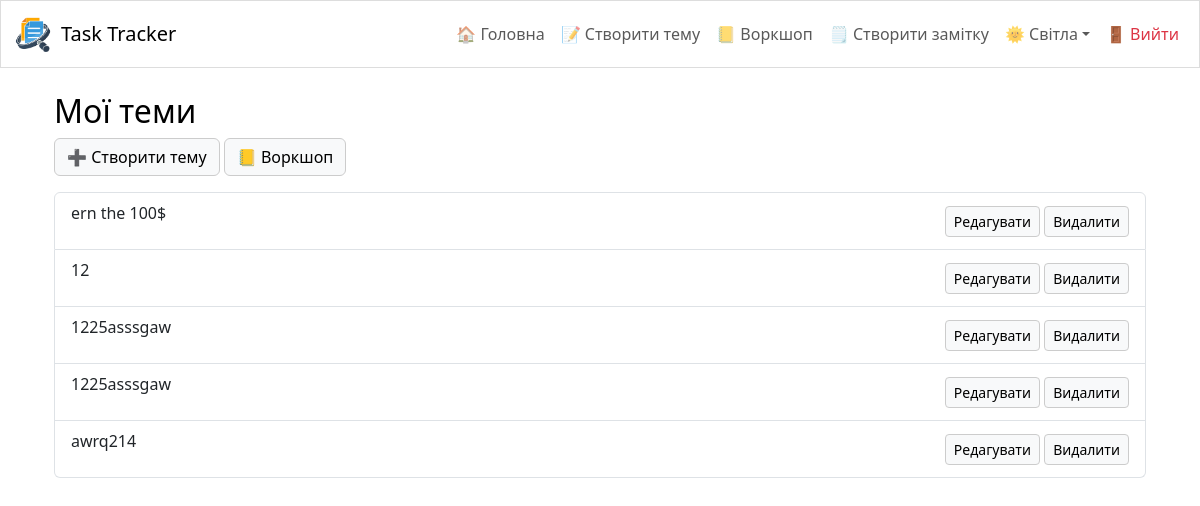
The app's page / (signed in), older data.
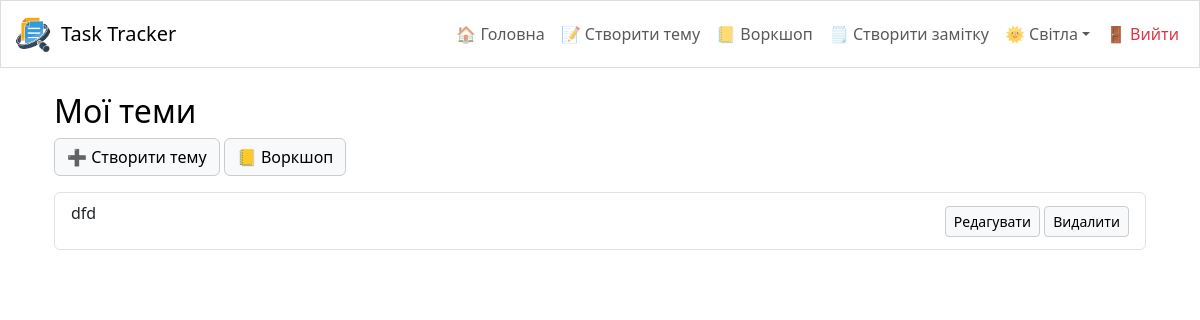
The same page, newer data.
### tasks/models.py (models this page shows, shortened)
class Task(models.Model):
    STATUS_CHOICES = [
        ('todo', 'To Do'),
        ('in_progres', 'In Progress'),
        ('done', 'Done'),
    ]
    PRIORITY_CHOICES = [
        ('low', 'Low'),
        ('medium', 'Medium'),
        ('high', 'High'),
    ]
    title = models.CharField(max_length=255)
    description = models.TextField(blank=True)
    status = models.CharField(max_length=20, choices=STATUS_CHOICES, default='todo')
    priority = models.CharField(max_length=20, choices=PRIORITY_CHOICES, default='medium')
    due_date = models.DateField(null=True, blank=True)
    creator = models.ForeignKey(User, on_delete=models.CASCADE)

### tasks/views.py (the view)
# urls.py: path('', TaskListView.as_view(), name='task-list'),
class TaskListView(LoginRequiredMixin, ListView):
    model = Task
    context_object_name = 'tasks'
    template_name = 'tasks/task_list.html'
    def get_queryset(self):
        queryset = super().get_queryset().filter(creator=self.request.user)
        status = self.request.GET.get('status', '')
        if status:
            queryset = queryset.filter(status=status)
        return queryset
    def get_context_data(self, **kwargs):
        context = super().get_context_data(**kwargs)
        context['form'] = TaskFilterForm(self.request.GET)
        return context

### templates/tasks/task_list.html (shortened to what this page needs)
{% extends 'base.html' %}
{% block content %}
<div class="container mt-3">
    <h2>Мої теми</h2>
    <div class="mb-3">
        <a href="{% url 'tasks:editor' %}" class="btn btn-primary">➕ Створити тему</a>
        <a href="{% url 'tasks:workshop' %}" class="btn btn-success">📒 Воркшоп</a>
    </div>
    <ul class="list-group">
        {% for theme in object_list %}
            <li class="list-group-item d-flex justify-content-between align-items-center">
                <div>
                    <p>{{ theme.description|truncatewords:15 }}</p>
                </div>
                <div>
                    <a href="{% url 'tasks:theme-update' theme.pk %}" class="btn btn-warning btn-sm">Редагувати</a>
                    <a href="{% url 'tasks:theme-delete' theme.pk %}" class="btn btn-danger btn-sm">Видалити</a>
                </div>
            </li>
        {% empty %}
            <li class="list-group-item">Тем ще немає. Створіть першу тему!</li>
        {% endfor %}
    </ul>
</div>
{% endblock %}

### templates/base.html (shortened to what this page needs)
<!DOCTYPE html>
<html lang="uk">
<head>
    {% load static %}
    <link href="https://cdn.jsdelivr.net/npm/bootstrap@5.3.6/dist/css/bootstrap.min.css" rel="stylesheet">
    <link rel="stylesheet" href="{% static 'css/style.css' %}">
    <link rel="stylesheet" href="{% static 'meme_theme/style.css' %}">
</head>
<body class="theme-light">
    <nav class="navbar navbar-expand-lg navbar-light bg-light">
        <div class="container-fluid">
            <a class="navbar-brand d-flex align-items-center" href="{% url 'tasks:task-list' %}">
                <img src="{% static 'img/logo.png' %}" alt="Logo" height="40" class="me-2">
                Task Tracker
            </a>
            <div class="collapse navbar-collapse justify-content-end" id="navbarNav">
                <ul class="navbar-nav mb-2 mb-lg-0">
                    <li class="nav-item">
                        <a class="nav-link" href="{% url 'tasks:task-list' %}">🏠 Головна</a>
                    </li>
                    <li class="nav-item">
                        <a class="nav-link" href="{% url 'tasks:editor' %}">📝 Створити тему</a>
                    </li>
                    <li class="nav-item">
                        <a class="nav-link" href="{% url 'tasks:workshop' %}">📒 Воркшоп</a>
                    </li>
                    <li class="nav-item">
                        <a class="nav-link" href="{% url 'tasks:note-create' %}">🗒️ Створити замітку</a>
                    </li>
                    <li class="nav-item dropdown">
                        <a class="nav-link dropdown-toggle" href="#" role="button" data-bs-toggle="dropdown" id="themeToggleBtn">
                        </a>
                    </li>
                    <li class="nav-item">
                        <a class="nav-link text-danger" href="{% url 'logout' %}">🚪 Вийти</a>
                    </li>
                </ul>
            </div>
        </div>
    </nav>
    <div class="container mt-4">
        {% block content %}{% endblock %}
    </div>
</body>
</html>

### static/meme_theme/style.css (style rules this page uses)
body.theme-light { background-color: #ffffff; color: #000000; }

Row changes from the older to the newer data that the page shows:
removed Task: description "ern the 100$"
removed Task: description "12"
removed Task: description "1225asssgaw"
removed Task: description "1225asssgaw"
removed Task: description "awrq214"
added Task: description "dfd"
